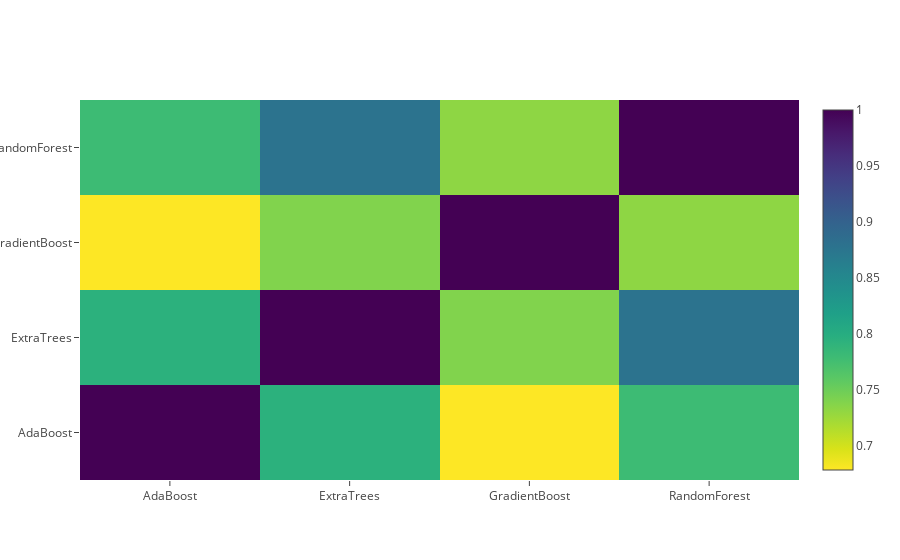

The cell this chart's notebook holds for it:
### Markdown cell above
**Correlation Heatmap of the Second Level Training set**

**第二层次训练集的相关热图。**

### Code cell
data = [
    go.Heatmap(
        z= base_predictions_train.astype(float).corr().values ,
        x=base_predictions_train.columns.values,
        y= base_predictions_train.columns.values,
          colorscale='Viridis',
            showscale=True,
            reversescale = True
    )
]
py.iplot(data, filename='labelled-heatmap')

### Figure 1 — Plotly figure (JSON) as saved in the notebook; plotly's stock layout.template omitted (floating-point values rounded to 4 significant figures)
{"data": [{"colorscale": "Viridis", "reversescale": true, "showscale": true, "type": "heatmap", "x": ["AdaBoost", "ExtraTrees", "GradientBoost", "RandomForest"], "y": ["AdaBoost", "ExtraTrees", "GradientBoost", "RandomForest"], "z": [[1, 0.7941, 0.6782, 0.7793], [0.7941, 1, 0.7392, 0.8781], [0.6782, 0.7392, 1, 0.7325], [0.7793, 0.8781, 0.7325, 1]]}], "layout": {}}
